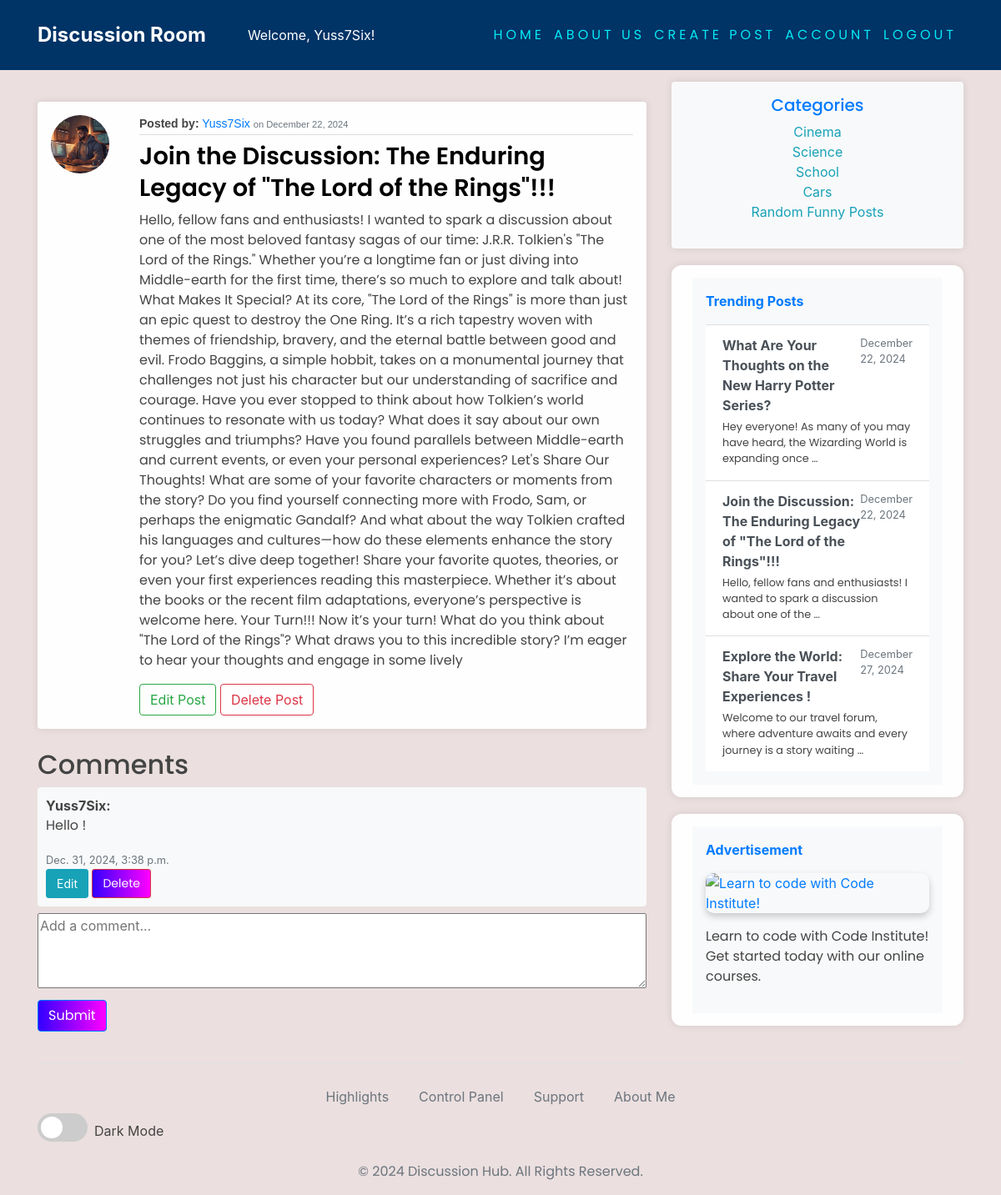
Page /post/1/ (signed in) on the earlier database version.
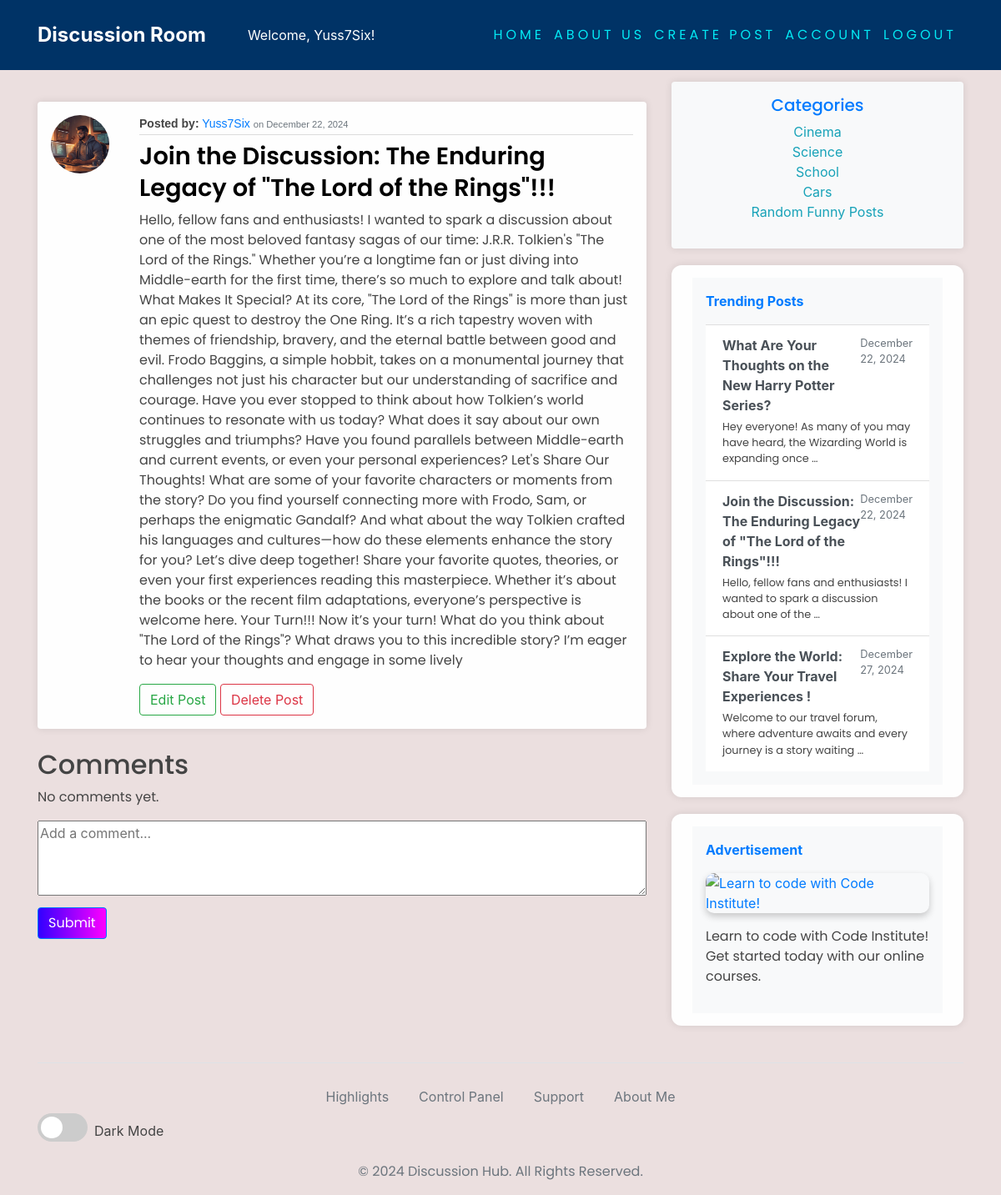
Same page on the later database version.
### blog/models.py (models this page shows, shortened)
class Comment(models.Model):
    post = models.ForeignKey(Post, related_name='comments', on_delete=models.CASCADE)
    author = models.ForeignKey(User, on_delete=models.CASCADE)
    content = models.TextField()
    created_at = models.DateTimeField(auto_now_add=True)

class Post(models.Model):
    title = models.CharField(max_length=200)
    content = models.TextField()
    date_posted = models.DateTimeField(default=timezone.now)
    author = models.ForeignKey(User, on_delete=models.CASCADE)

### users/models.py (models this page shows, shortened)
class Account(models.Model):
    user = models.OneToOneField(User, on_delete=models.CASCADE)
    avatar = models.ImageField(default='default.jpg', upload_to='images/')

### blog/views.py (the view)
# urls.py: path('post/<int:pk>/', PostDetailView.as_view(), name="blog-detail"),
class PostDetailView(LoginRequiredMixin, DetailView):
    model = Post
    template_name = 'blog/post_detail.html'
    context_object_name = 'post'
    def get_context_data(self, **kwargs):
        context = super().get_context_data(**kwargs)
        context['comments'] = self.object.comments.all()
        context['trending_posts'] = Post.objects.order_by('?')[:5] # Include trending posts
        context['comment_form'] = CommentForm()
        return context
    def post(self, request, *args, **kwargs):
        self.object = self.get_object()
        form = CommentForm(request.POST)
        if form.is_valid():
            comment = form.save(commit=False)
            comment.post = self.object
            comment.author = request.user
            comment.save()
            messages.success(request, 'Your comment has been added!')
            return redirect('blog-detail', pk=self.object.id)
        context = self.get_context_data()
        context['comment_form'] = form
        return self.render_to_response(context)

### blog/forms.py
class CommentForm(forms.ModelForm):
    class Meta:
        model = Comment
        fields = ['content']
        widgets = {
            'content': forms.Textarea(attrs={'placeholder': 'Add a comment...', 'rows': 4}),
        }

### blog/templates/blog/post_detail.html (shortened to what this page needs)
{% extends 'base.html' %}
{% block content %}
<article class="media content-section my-4 p-3 rounded shadow-sm">
    <img class="rounded-circle article-img" src="{{ object.author.account.avatar.url }}" alt="Author's Profile Picture">
    <div class="media-body ml-3">
        <div class="article-metadata">
            <strong>Posted by:</strong>
            <a class="author-link" href="#">{{ object.author.username }}</a>
            <small class="text-muted">on {{ object.date_posted|date:"F j, Y" }}</small>
        </div>
        <h2>
            <a class="article-title" href="{% url 'blog-detail' object.id %}">{{ object.title }}</a>
        </h2>
        <p class="article-content">{{ object.content }}</p>
        {% if object.author == user %}
        <div class="action-buttons mt-3">
            <a class="btn btn-outline-success" href="{% url 'blog-update' object.id %}">Edit Post</a>
            <a class="btn btn-outline-danger" href="{% url 'blog-delete' object.id %}">Delete Post</a>
        </div>
        {% endif %}
    </div>
</article>
<h2 class="text-switch">Comments</h2>
<div id="comments-section">
    {% for comment in object.comments.all %}
    <div class="comment rounded my-2">
        <strong>{{ comment.author.username }}:</strong>
        <p class="text-switch">{{ comment.content }}</p>
        <small class="text-muted">{{ comment.created_at }}</small>
        {% if comment.author == user %}
        <div>
            <a href="{% url 'update-comment' comment.id %}" class="btn btn-info btn-sm">Edit</a>
            <form method="POST" action="{% url 'delete-comment' comment.id %}" style="display:inline;">
                <button type="submit" class="btn btn-danger btn-sm">Delete</button>
            </form>
        </div>
        {% endif %}
    </div>
    {% empty %}
    <p class="text-switch ">No comments yet.</p>
    {% endfor %}
</div>
{% if user.is_authenticated %}
<form method="POST" action="{% url 'blog-detail' object.id %}">
    <textarea name="content" class="comment-textarea" placeholder="Add a comment..." required></textarea>
    <button type="submit" class="btn btn-primary mt-2">Submit</button>
</form>
{% else %}
<p>You must be logged in to leave a comment.</p>
{% endif %}
{% endblock content %}

### templates/base.html (shortened to what the changed rows need)
{% load static %}
<!DOCTYPE html>
<html>
<head>
    <link rel="stylesheet" href="https://cdnjs.cloudflare.com/ajax/libs/font-awesome/5.15.4/css/all.min.css">
    <link rel="stylesheet" href="https://maxcdn.bootstrapcdn.com/bootstrap/4.0.0/css/bootstrap.min.css"
>
    <link rel="stylesheet" href="{% static 'css/head.css' %}">
</head>
<body>
    <main role="main" class="container">
        <div class="row">
            <div class="col-md-8">
                {% block content %}{% endblock %}
            </div>
            {% if request.path == '/' or 'post/' in request.path %}
            <div class="col-md-4">
                <div class="content-section">
                    <div class="d-flex flex-column align-items-start bg-light p-3">
                        <div class="list-group list-group-flush">
                            {% for post in trending_posts %}
                            <a href="{% url 'blog-detail' post.id %}" class="list-group-item list-group-item-action">
                                <div class="d-flex justify-content-between">
                                    <strong class="mb-1">{{ post.title }}</strong>
                                    <small class="text-muted">{{ post.date_posted|date:"F d, Y" }}</small>
                                </div>
                                <p class="mb-1 small">{{ post.content|truncatewords:15 }}</p>
                            </a>
                            {% empty %}
                            <p class="text-muted">No trending posts available.</p>
                            {% endfor %}
                        </div>
                    </div>
                </div>
            </div>
            {% endif %}
        </div>
    </main>
</body>
</html>

Differences in the rows shown:
removed Comment: author.username "Yuss7Six", content "Hello !", created_at "Dec. 31, 2024, 3:38 p.m.", shows "Edit"
Other differences:
text now shown: "No comments yet."
